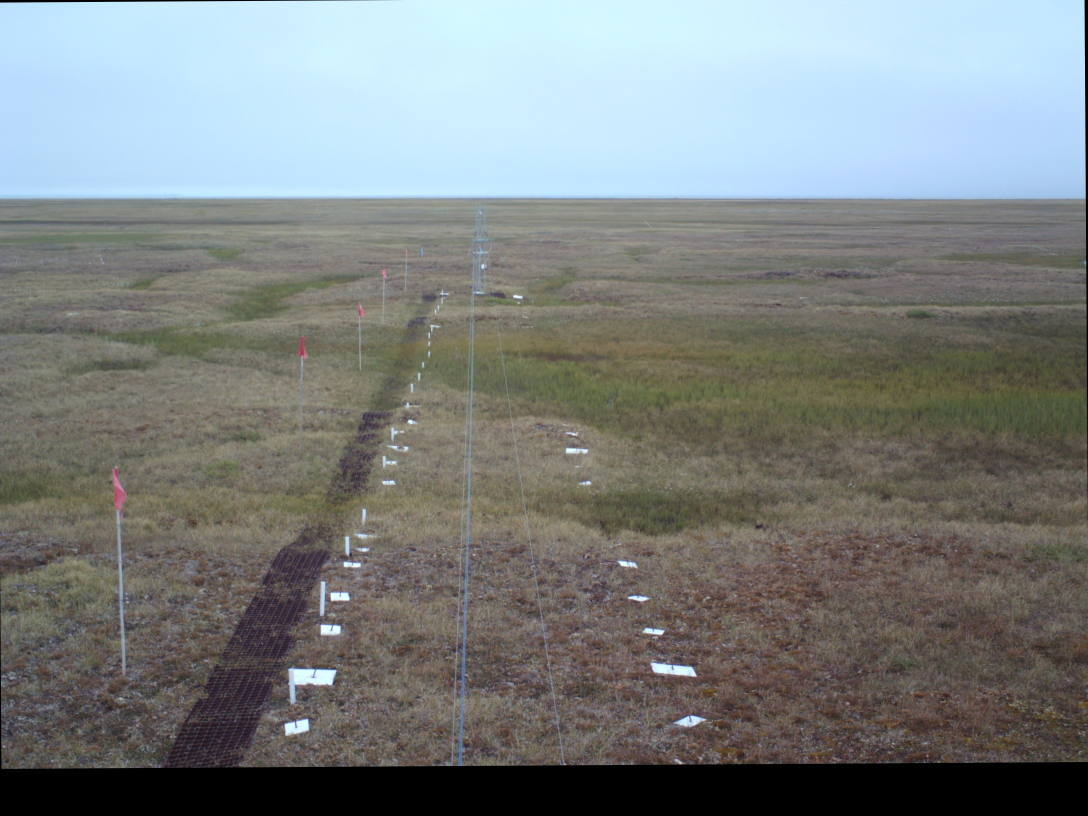
#> input picture goldenStandard/goldenStandard2_0.3629_20130719155902.jpg, 3264 x 2448 px (shown at 1/3 size); its folder holds only this picture in this run
$ python -i tools.py   (imports and definitions only)   (older library calls are emulated)
#> lines starting #> are read from the running program, lines starting #| are printed output that depends on the picture; after the words box and inside, x2 and y2 are one past the last pixel; in counts of white or black regions, pixels touching at a corner belong together
import cv2

import numpy as np
import matplotlib.pyplot as plt
from pathlib import Path
import os

from PIL import Image, ExifTags

from datetime import datetime
from tqdm import tqdm
import re
import pandas as pd


"""
Daniel Cruz
September, 2023

Methods created for horizone rectification, saving images and csv files, detecting bluriness, etc.
"""

#inspired by method developed by Sean Sall origin: https://github.com/sallamander/horizon-detection/blob/master/utils.py
# [37 lines left out: function detect_horizon_line, not called in this run]

#warps image given a matrix
def warp(img,matrix):
    return cv2.warpAffine(img, matrix, (img.shape[1], img.shape[0]))

#finds rotation matrix based off of angle in degrees
# [38 lines left out: functions getRotationMatrix, getVerticalShiftMatrix, getDateTimeFromExif, getDateTimeFromName, not called in this run]


#returns directory structure with parent directories removed
def getfilestructure(path):
    return str(path.parent).replace(str(data_dir),"")[1:] #indexing to remove starting /

#writes a single row to a csv file, row and title are expected to be a list
# [56 lines left out: functions writetocsv, rectifyHorizon, getExif, not called in this run]

#removes timestamp on image (useful for wingscape images)
def removeImageTimestamp(img, cutoff = 2299):
    img[cutoff:,...] = 0
    return img

#builds a string with attributes joined by '_' for use with file names
def buildName(attributes, suffix):
    return "_".join(attributes) + suffix

#saves image by converting cv2 image to PIL Image object
# [49 lines left out: functions saveImg, variance_of_laplacian, isBlurry, horizonBlur, not called in this run]

>>> import cv2
>>> picture = cv2.imread('goldenStandard/goldenStandard2_0.3629_20130719155902.jpg')
#> picture is the input picture: shape (2448, 3264, 3); mean B, G, R 127, 127.7, 123.1
>>> result = horizonBlur(picture)
#> in horizonBlur, `blueimg = img[:,:,0]`:
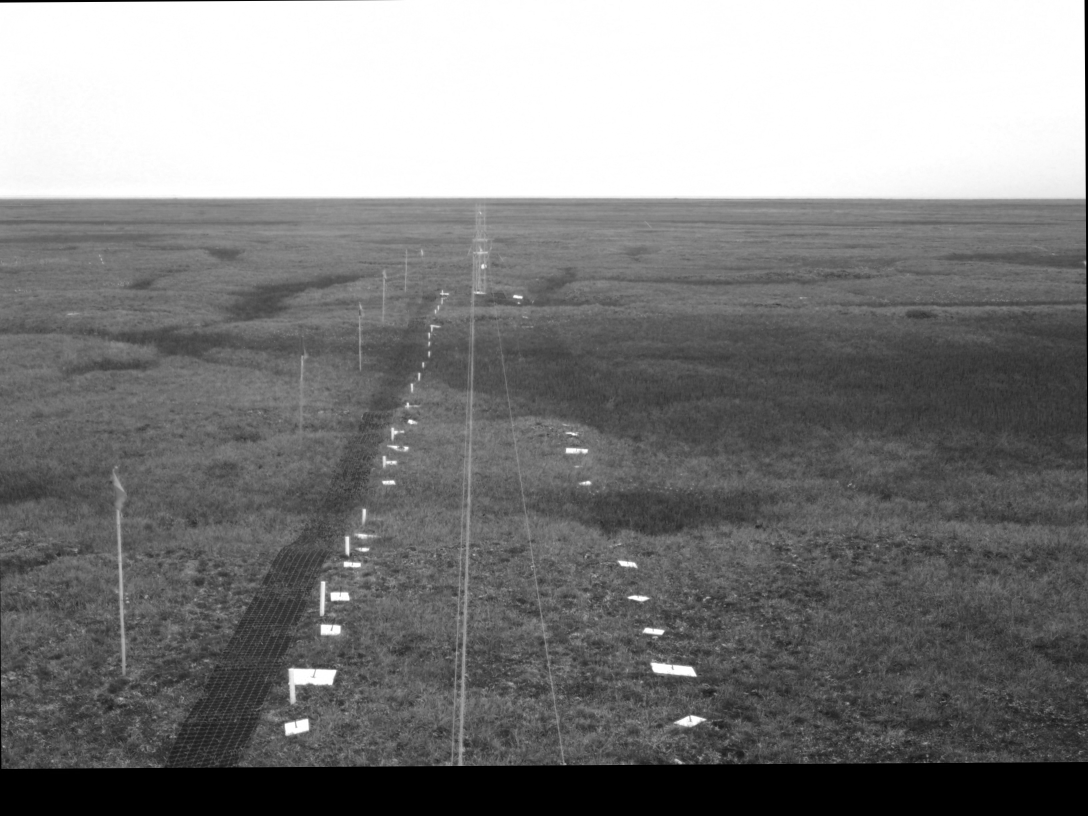
#> blueimg: shape (2448, 3264) (shown at 1/3 size); min 0, max 255, mean 127
#> in detect_horizon_line, `_, image_thresholded = cv2.threshold( image_blurred, thresh=0, maxval=..`:
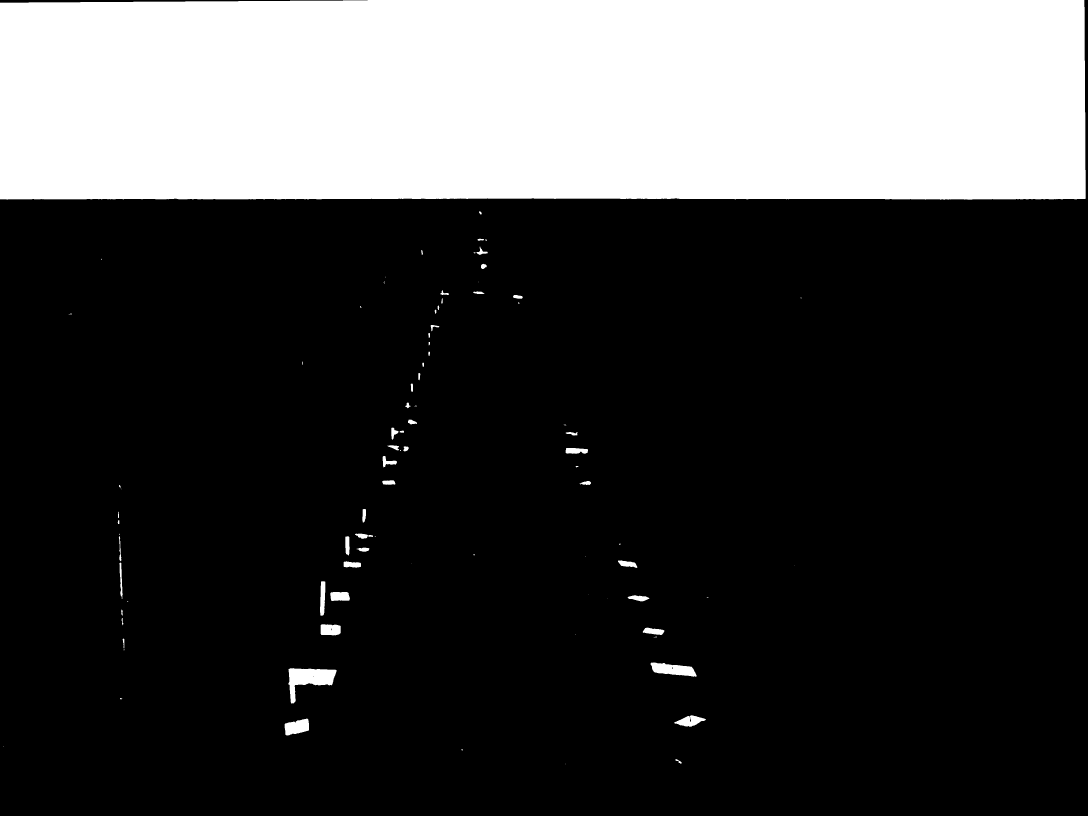
#> image_thresholded: shape (2448, 3264) (shown at 1/3 size); values 0 (black) and 1 (white), 24.7% white; 89 white regions (33 under 20 px), largest, box (x1, y1, x2, y2) and area: (0, 0, 3257, 599) 1938805, (865, 2004, 1010, 2111) 7250, (1952, 1987, 2090, 2030) 3715
#> in detect_horizon_line, `image_closed = cv2.morphologyEx(image_thresholded, cv2.MORPH_CLOSE, ke..`:
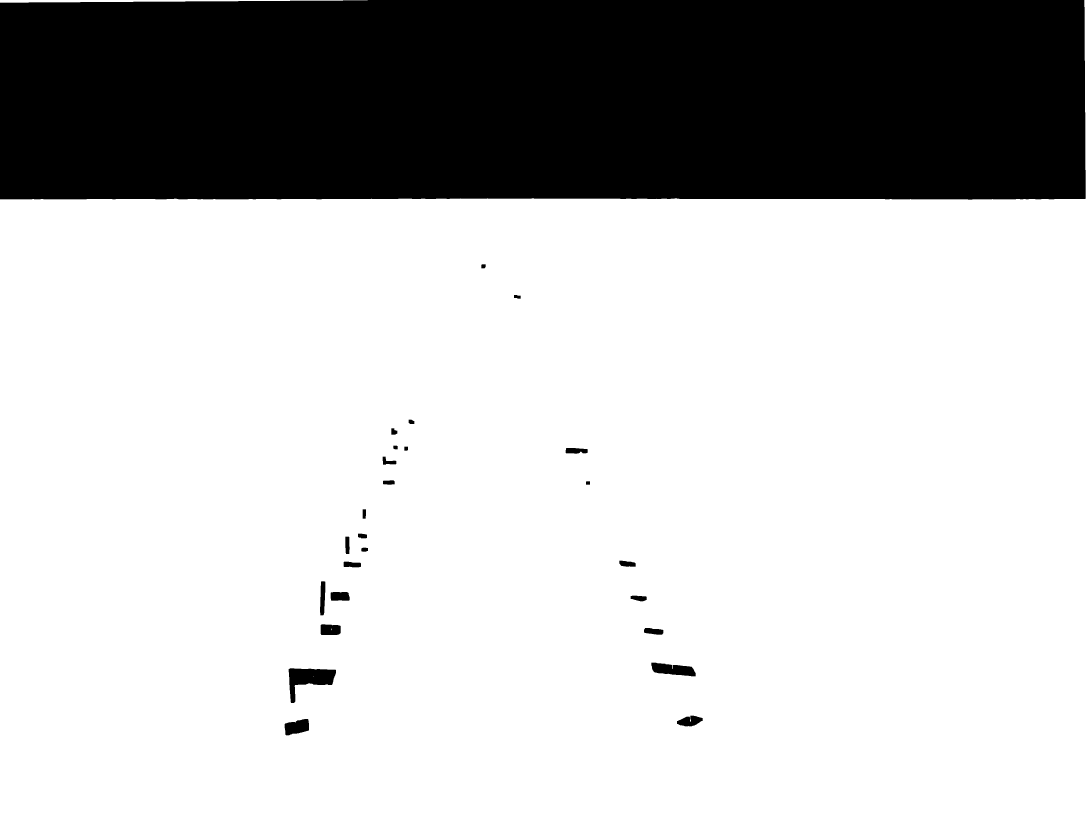
#> image_closed: shape (2448, 3264) (shown at 1/3 size); 75.4% white; 26 black regions, largest, box (x1, y1, x2, y2) and area: (0, 0, 3257, 599) 1938614, (866, 2005, 1008, 2109) 7166, (1954, 1988, 2087, 2029) 3647
#> in detect_horizon_line, `horizon_y1 = max(np.where(image_closed[:, horizon_x1] == 0)[0])`: horizon_y1 = 597
#> (the run stopped early here; a loop or call above may not have finished)

$ run again, on goldenStandard/goldenStandard_-2.717_20130810161302.jpg
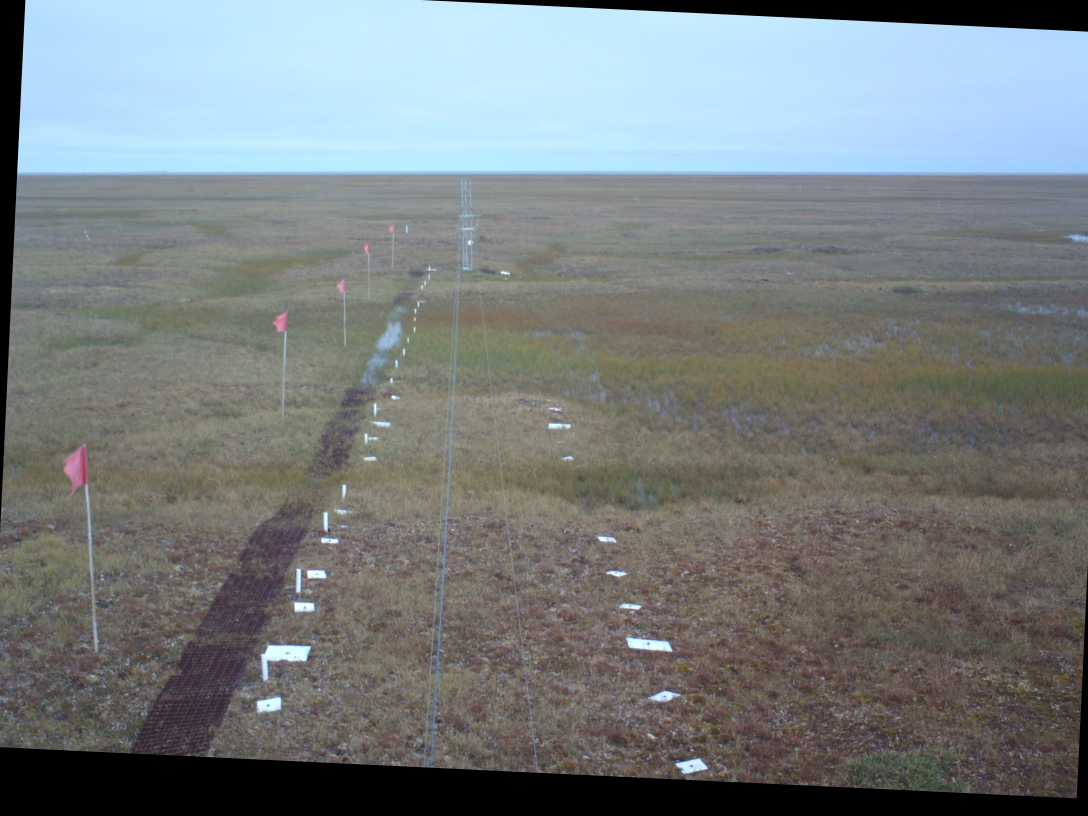
#> input picture goldenStandard/goldenStandard_-2.717_20130810161302.jpg, 3264 x 2448 px (shown at 1/3 size)
#> picture is the input picture: shape (2448, 3264, 3); mean B, G, R 126.6, 125.3, 119.6
#> in detect_horizon_line, `_, image_thresholded = cv2.threshold( image_blurred, thresh=0, maxval=..`:
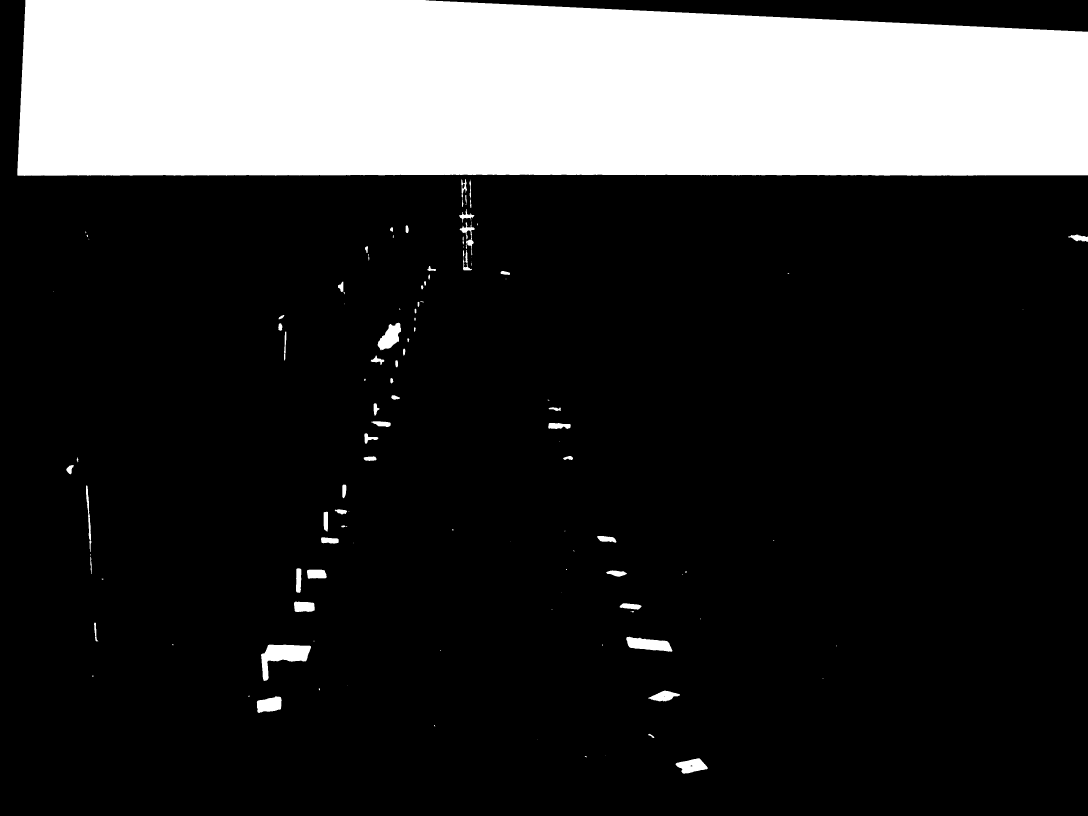
#> image_thresholded: shape (2448, 3264) (shown at 1/3 size); values 0 (black) and 1 (white), 20.4% white; 117 white regions (49 under 20 px), largest, box (x1, y1, x2, y2) and area: (52, 0, 3264, 528) 1586315, (783, 1934, 933, 2043) 7341, (1879, 1910, 2017, 1955) 4000
#> in detect_horizon_line, `image_closed = cv2.morphologyEx(image_thresholded, cv2.MORPH_CLOSE, ke..`:
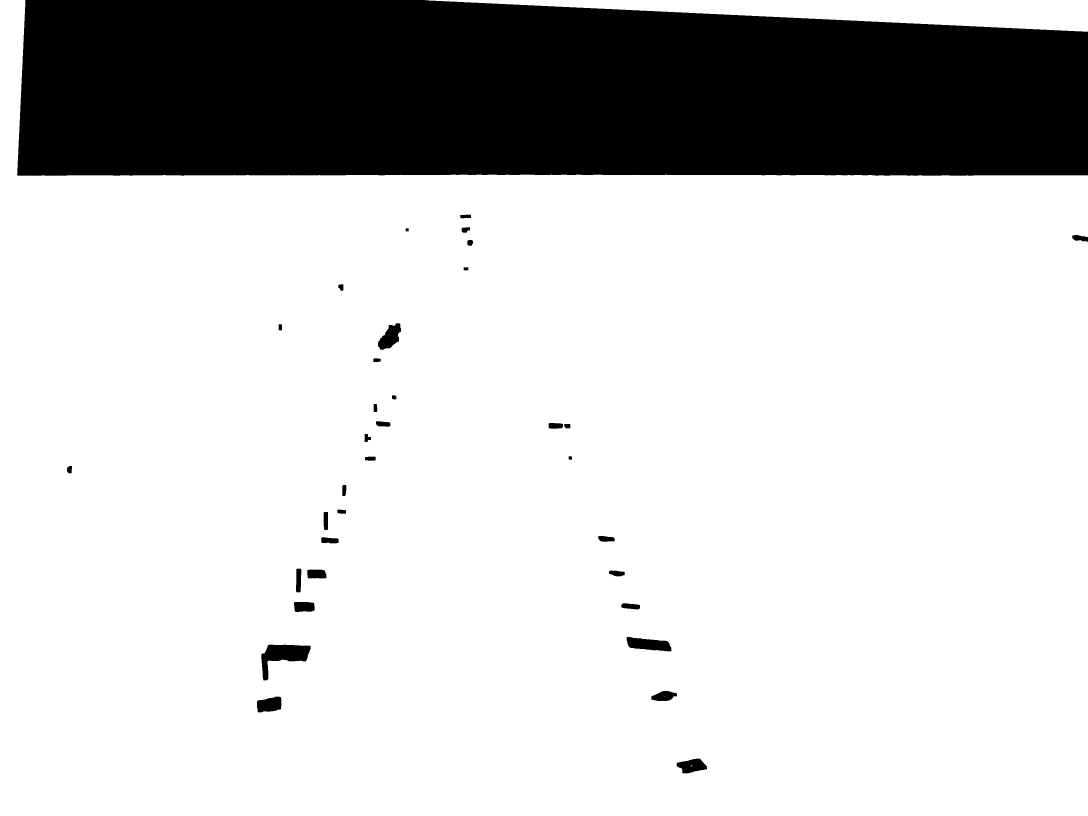
#> image_closed: shape (2448, 3264) (shown at 1/3 size); 79.7% white; 35 black regions, largest, box (x1, y1, x2, y2) and area: (52, 0, 3264, 527) 1586138, (784, 1934, 932, 2041) 7301, (1880, 1911, 2014, 1954) 3950
